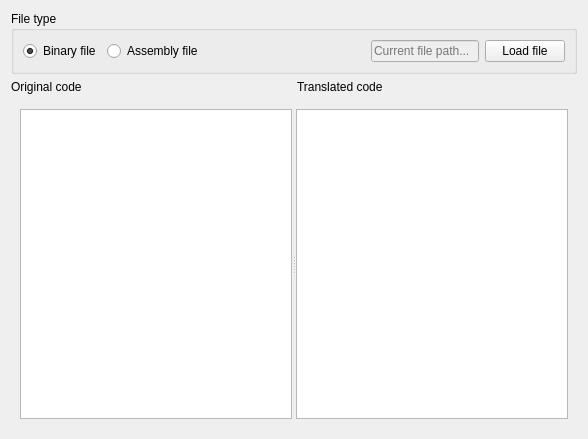
<?xml version="1.0" encoding="UTF-8"?>
<ui version="4.0">
 <class>ProgramfileTab</class>
 <widget class="QWidget" name="ProgramfileTab">
  <property name="geometry">
   <rect>
    <x>0</x>
    <y>0</y>
    <width>588</width>
    <height>439</height>
   </rect>
  </property>
  <property name="windowTitle">
   <string>Form</string>
  </property>
  <layout class="QGridLayout" name="gridLayout">
   <item row="0" column="0">
    <layout class="QVBoxLayout" name="verticalLayout_4">
     <item>
      <widget class="QGroupBox" name="groupBox_2">
       <property name="title">
        <string>File type</string>
       </property>
       <layout class="QGridLayout" name="gridLayout_7">
        <item row="0" column="0">
         <layout class="QHBoxLayout" name="horizontalLayout_5">
          <item>
           <widget class="QRadioButton" name="binaryfile">
            <property name="text">
             <string>Binary file</string>
            </property>
            <property name="checked">
             <bool>true</bool>
            </property>
           </widget>
          </item>
          <item>
           <widget class="QRadioButton" name="assemblyfile">
            <property name="text">
             <string>Assembly file</string>
            </property>
           </widget>
          </item>
          <item>
           <spacer name="horizontalSpacer_5">
            <property name="orientation">
             <enum>Qt::Horizontal</enum>
            </property>
            <property name="sizeHint" stdset="0">
             <size>
              <width>40</width>
              <height>20</height>
             </size>
            </property>
           </spacer>
          </item>
          <item>
           <widget class="QLineEdit" name="lineEdit">
            <property name="enabled">
             <bool>false</bool>
            </property>
            <property name="sizePolicy">
             <sizepolicy hsizetype="Preferred" vsizetype="Fixed">
              <horstretch>0</horstretch>
              <verstretch>0</verstretch>
             </sizepolicy>
            </property>
            <property name="placeholderText">
             <string>Current file path...</string>
            </property>
           </widget>
          </item>
          <item>
           <widget class="QPushButton" name="pushButton">
            <property name="text">
             <string>Load file</string>
            </property>
           </widget>
          </item>
         </layout>
        </item>
       </layout>
      </widget>
     </item>
     <item>
      <layout class="QHBoxLayout" name="horizontalLayout">
       <item>
        <widget class="QLabel" name="label">
         <property name="text">
          <string>Original code</string>
         </property>
        </widget>
       </item>
       <item>
        <widget class="QLabel" name="label_2">
         <property name="text">
          <string>Translated code</string>
         </property>
        </widget>
       </item>
      </layout>
     </item>
     <item>
      <widget class="QStackedWidget" name="stackedWidget_2">
       <property name="currentIndex">
        <number>0</number>
       </property>
       <widget class="QWidget" name="page_3">
        <layout class="QGridLayout" name="gridLayout_2">
         <item row="0" column="0">
          <widget class="QSplitter" name="splitter">
           <property name="orientation">
            <enum>Qt::Horizontal</enum>
           </property>
           <widget class="CodeEditor" name="assemblyedit">
            <property name="tabStopWidth">
             <number>20</number>
            </property>
           </widget>
           <widget class="CodeEditor" name="binaryedit">
            <property name="enabled">
             <bool>true</bool>
            </property>
            <property name="readOnly">
             <bool>true</bool>
            </property>
            <property name="tabStopWidth">
             <number>20</number>
            </property>
           </widget>
          </widget>
         </item>
        </layout>
       </widget>
       <widget class="QWidget" name="page_4"/>
      </widget>
     </item>
    </layout>
   </item>
  </layout>
 </widget>
 <customwidgets>
  <customwidget>
   <class>CodeEditor</class>
   <extends>QPlainTextEdit</extends>
   <header>codeeditor.h</header>
  </customwidget>
 </customwidgets>
 <resources/>
 <connections/>
</ui>
